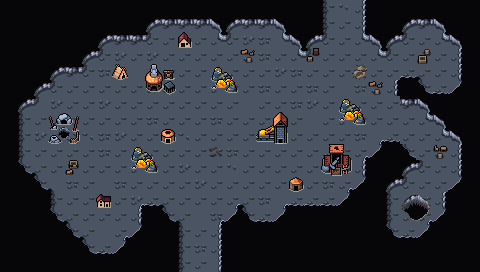

This game map was drawn from its Tiled (.tmx) file and the tilesets committed beside it. A one-line description and the trimmed map source follow:
An orthogonal 30x17 tile map with 16x16 px tiles, 4 tile layers (Background, Background 2, Walls, Clutter), 2 tilesets and 11 objects.

<map version="1.10" tiledversion="1.10.1" orientation="orthogonal" renderorder="right-down" width="30" height="17" tilewidth="16" tileheight="16" infinite="0" nextlayerid="8" nextobjectid="69">
 <editorsettings>
  <export target="wastetown..tmx" format="tmx" />
 </editorsettings>
 <tileset firstgid="1" source="../../../tileset/main.tsx" />
 <tileset firstgid="10113" source="../../../tileset/buildings.tsx" />
 <layer id="1" name="Background" width="30" height="17">
  <data>[510 cells, 510 non-empty, 1 distinct tile ids]</data>
 </layer>
 <layer id="7" name="Background 2" width="30" height="17">
  <data>[510 cells, 493 non-empty, 2 distinct tile ids]</data>
 </layer>
 <layer id="2" name="Walls" width="30" height="17">
  <data>[510 cells, 295 non-empty, 15 distinct tile ids]</data>
 </layer>
 <layer id="3" name="Clutter" width="30" height="17">
  <properties>
   <property name="spriteLayer" type="bool" value="true" />
  </properties>
  <data>[510 cells, 80 non-empty, 38 distinct tile ids]</data>
 </layer>
 <objectgroup id="4" name="Objects">
  <object id="38" template="../../../obj/entry_up.tx" x="194" y="273.333" />
  <object id="53" template="../../../obj/enemy.tx" x="425.167" y="165.166">
   <properties>
    <property name="displayNameOverride" value="Lizard Shaman" />
    <property name="enemy" value="Shaman of Zedruu" />
    <property name="threatRange" type="int" value="50" />
   </properties>
  </object>
  <object id="56" template="../../../obj/enemy.tx" x="181.167" y="116">
   <properties>
    <property name="displayNameOverride" value="" />
    <property name="enemy" value="Green Beast" />
    <property name="threatRange" type="int" value="50" />
    <property name="waypoints" value="65,66,67,66" />
   </properties>
  </object>
  <object id="59" template="../../../obj/door_down.tx" x="336.5" y="16.5">
   <properties>
    <property name="teleport" value="../common/maps/map/cave/cave_multilevel_2/cave_18C.tmx" />
    <property name="teleportObjectId" value="60" />
   </properties>
  </object>
  <object id="60" template="../../../obj/enemy.tx" x="327" y="82.833">
   <properties>
    <property name="enemy" value="Dark Enchanter" />
    <property name="speedModifier" type="float" value="20" />
    <property name="threatRange" type="int" value="50" />
   </properties>
  </object>
  <object id="63" template="../../../obj/enemy.tx" x="95" y="148.5">
   <properties>
    <property name="displayNameOverride" value="Lizard Shaman" />
    <property name="enemy" value="Shaman of Zedruu" />
    <property name="threatRange" type="int" value="50" />
   </properties>
  </object>
  <object id="64" template="../../../obj/enemy.tx" x="310" y="145">
   <properties>
    <property name="displayNameOverride" value="Lizard Shaman" />
    <property name="enemy" value="Shaman of Zedruu" />
    <property name="threatRange" type="int" value="50" />
   </properties>
  </object>
  <object id="65" template="../../../obj/waypoint.tx" x="84" y="113.5" />
  <object id="66" template="../../../obj/waypoint.tx" x="306" y="112.5" />
  <object id="67" template="../../../obj/waypoint.tx" x="239" y="58.5" />
  <object id="68" template="../../../obj/manashards.tx" x="423.5" y="191" />
 </objectgroup>
</map>
